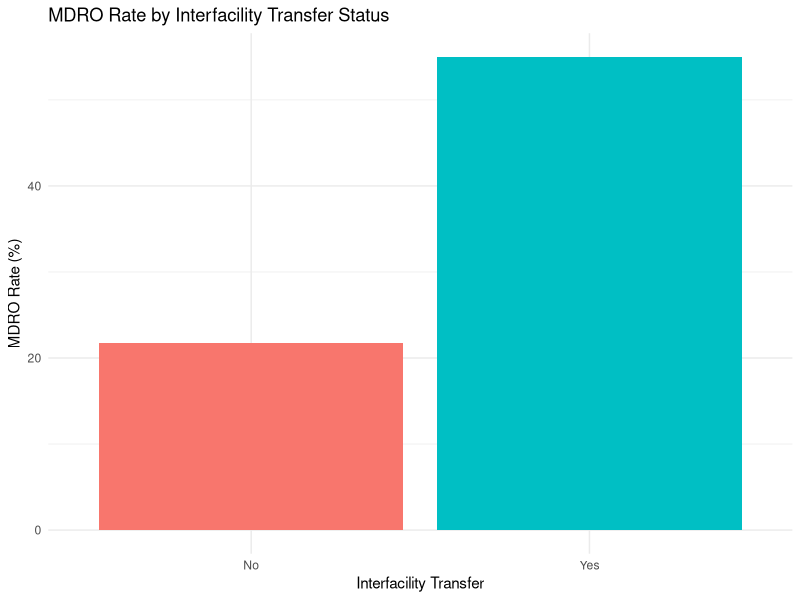
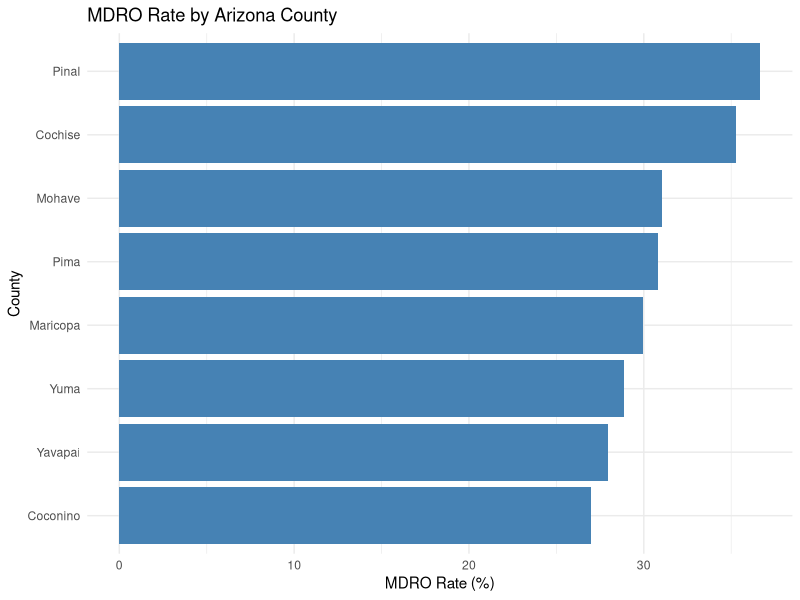
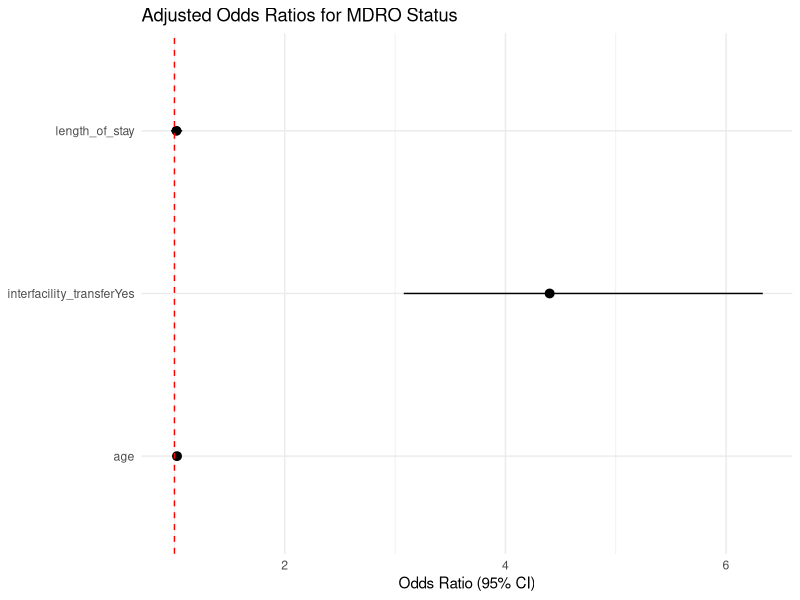

Source code (R) for these figures, in order:
# =============================================================
# MDROs and Interfacility Transfer - Arizona Hospital Discharge Data
# Purpose: Demonstrate a basic R workflow (load, clean, summarize,
#          model, visualize) examining the relationship between
#          interfacility transfer and multidrug-resistant organism
#          (MDRO) status using hospital discharge-style data.
#          Intended as a starting template for a git/GitHub tutorial.
# =============================================================

# ---- 1. Setup ----
# Install packages once if needed (uncomment the line below):
# install.packages(c("tidyverse", "broom"))

library(tidyverse)
library(broom)

# ---- 2. Create / Load Data ----
# For demo purposes we generate a synthetic Arizona hospital
# discharge dataset. In a real tutorial, replace this block with:
#   data <- read_csv("data/az_discharges.csv")
# (e.g., an extract from the Arizona Hospital Discharge Database)

set.seed(42)

az_counties <- c("Maricopa", "Pima", "Pinal", "Yavapai", "Yuma",
                  "Coconino", "Mohave", "Cochise")

organisms <- c("MRSA", "VRE", "CRE", "C. difficile", "MDR-Pseudomonas")

n_discharges <- 1000

discharge_data <- tibble(
  discharge_id = 1:n_discharges,
  county = sample(az_counties, n_discharges, replace = TRUE,
                   prob = c(0.45, 0.2, 0.07, 0.07, 0.06, 0.05, 0.06, 0.04)),
  admit_date = as.Date("2025-01-01") + sample(0:364, n_discharges, replace = TRUE),
  age = pmax(0, round(rnorm(n_discharges, mean = 60, sd = 20))),
  interfacility_transfer = rbinom(n_discharges, 1, prob = 0.25),
  length_of_stay = NA_real_,
  mdro_status = NA_real_
)

# Build in a realistic relationship: transferred patients tend to have
# longer stays and a higher probability of MDRO, reflecting the idea
# that interfacility transfer is a known MDRO risk factor.
discharge_data <- discharge_data %>%
  mutate(
    length_of_stay = round(pmax(1, rnorm(
      n_discharges,
      mean = 5 + interfacility_transfer * 4,
      sd = 3
    ))),
    mdro_prob = plogis(
      -2.5 +
        1.1 * interfacility_transfer +
        0.02 * age +
        0.03 * length_of_stay
    ),
    mdro_status = rbinom(n_discharges, 1, mdro_prob),
    organism = if_else(
      mdro_status == 1,
      sample(organisms, n_discharges, replace = TRUE,
             prob = c(0.35, 0.2, 0.15, 0.2, 0.1)),
      NA_character_
    )
  ) %>%
  select(-mdro_prob)

# ---- 3. Clean Data ----
discharge_data <- discharge_data %>%
  filter(age > 0, length_of_stay > 0) %>%
  mutate(
    county = factor(county, levels = az_counties),
    interfacility_transfer = factor(interfacility_transfer,
                                     levels = c(0, 1),
                                     labels = c("No", "Yes")),
    mdro_status = factor(mdro_status,
                          levels = c(0, 1),
                          labels = c("No", "Yes")),
    organism = factor(organism, levels = organisms)
  )

# ---- 4. Summary Statistics ----

# Contingency table: interfacility transfer vs. MDRO status
transfer_mdro_table <- table(
  Transfer = discharge_data$interfacility_transfer,
  MDRO = discharge_data$mdro_status
)
print(transfer_mdro_table)

# MDRO rate by transfer status
mdro_rate_by_transfer <- discharge_data %>%
  group_by(interfacility_transfer) %>%
  summarise(
    n = n(),
    n_mdro = sum(mdro_status == "Yes"),
    pct_mdro = mean(mdro_status == "Yes") * 100,
    mean_los = mean(length_of_stay),
    .groups = "drop"
  )
print(mdro_rate_by_transfer)

# MDRO rate by county
mdro_rate_by_county <- discharge_data %>%
  group_by(county) %>%
  summarise(
    n = n(),
    pct_mdro = mean(mdro_status == "Yes") * 100,
    pct_transferred = mean(interfacility_transfer == "Yes") * 100,
    .groups = "drop"
  ) %>%
  arrange(desc(pct_mdro))
print(mdro_rate_by_county)

# ---- 5. Statistical Tests ----

# Chi-square test of independence: transfer vs. MDRO status
chisq_result <- chisq.test(transfer_mdro_table)
print(chisq_result)

# Simple odds ratio (2x2 table assumption)
or_table <- transfer_mdro_table
odds_ratio <- (or_table["Yes", "Yes"] * or_table["No", "No"]) /
  (or_table["Yes", "No"] * or_table["No", "Yes"])
cat("Crude odds ratio (transfer vs. MDRO):", round(odds_ratio, 2), "\n")

# Logistic regression adjusting for age and length of stay
mdro_model <- glm(
  mdro_status ~ interfacility_transfer + age + length_of_stay,
  data = discharge_data,
  family = binomial
)

model_summary <- tidy(mdro_model, exponentiate = TRUE, conf.int = TRUE)
print(model_summary)

# ---- 6. Visualization ----

# MDRO rate by interfacility transfer status
transfer_plot <- mdro_rate_by_transfer %>%
  ggplot(aes(x = interfacility_transfer, y = pct_mdro, fill = interfacility_transfer)) +
  geom_col() +
  labs(
    title = "MDRO Rate by Interfacility Transfer Status",
    x = "Interfacility Transfer",
    y = "MDRO Rate (%)"
  ) +
  theme_minimal() +
  theme(legend.position = "none")

print(transfer_plot)

# MDRO rate by Arizona county
county_plot <- mdro_rate_by_county %>%
  ggplot(aes(x = fct_reorder(county, pct_mdro), y = pct_mdro)) +
  geom_col(fill = "steelblue") +
  coord_flip() +
  labs(
    title = "MDRO Rate by Arizona County",
    x = "County",
    y = "MDRO Rate (%)"
  ) +
  theme_minimal()

print(county_plot)

# Forest-style plot of adjusted odds ratios from the logistic model
or_plot <- model_summary %>%
  filter(term != "(Intercept)") %>%
  ggplot(aes(x = term, y = estimate, ymin = conf.low, ymax = conf.high)) +
  geom_pointrange() +
  geom_hline(yintercept = 1, linetype = "dashed", color = "red") +
  coord_flip() +
  labs(
    title = "Adjusted Odds Ratios for MDRO Status",
    x = NULL,
    y = "Odds Ratio (95% CI)"
  ) +
  theme_minimal()

print(or_plot)

# ---- 7. Save Outputs ----
# Uncomment to save results when running outside of the tutorial:
# write_csv(mdro_rate_by_transfer, "output/mdro_rate_by_transfer.csv")
# write_csv(mdro_rate_by_county, "output/mdro_rate_by_county.csv")
# write_csv(model_summary, "output/mdro_model_summary.csv")
# ggsave("output/transfer_plot.png", transfer_plot, width = 6, height = 4)
# ggsave("output/county_plot.png", county_plot, width = 6, height = 5)
# ggsave("output/or_plot.png", or_plot, width = 6, height = 4)

# =============================================================
# End of script
# =============================================================
